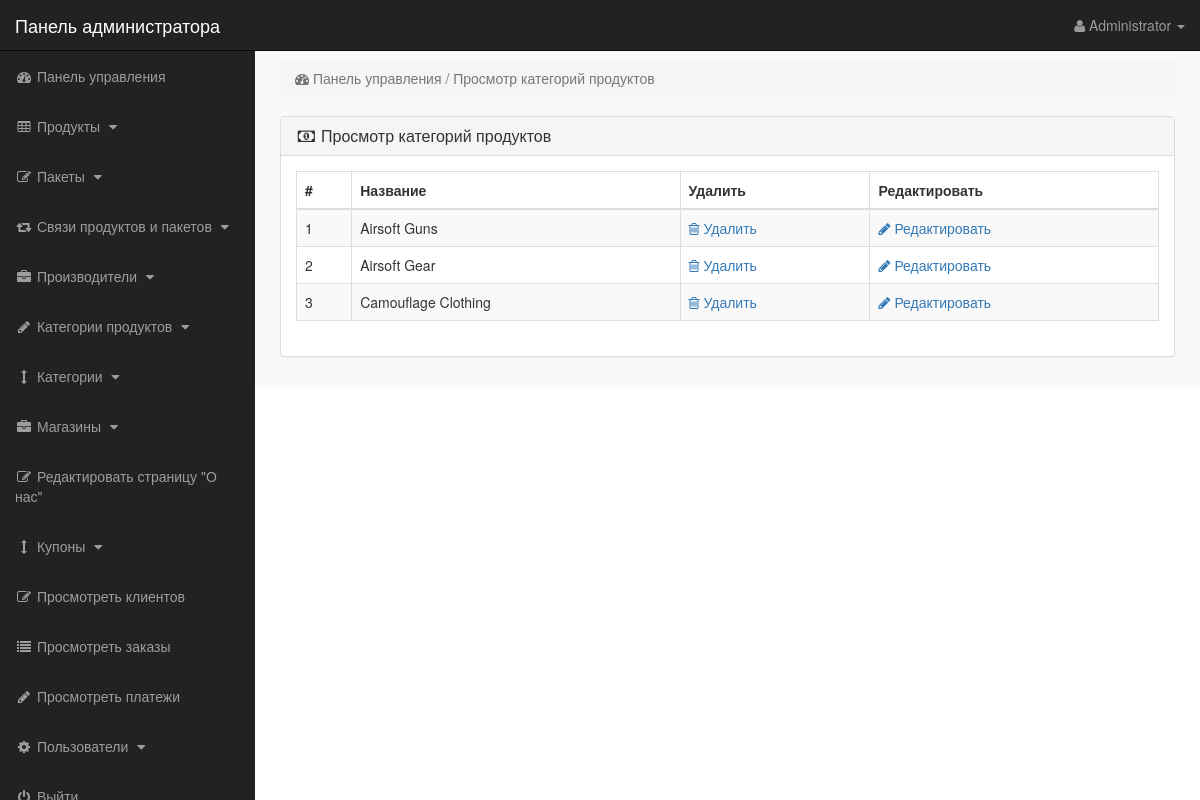
/admin_area/index.php?view_p_cats (signed in), run on the app's committed database.
### tables this page shows
CREATE TABLE `product_categories` (
  `p_cat_id` int(11) NOT NULL,
  `p_cat_title` varchar(255) NOT NULL,
  `p_cat_top` enum('yes','no') DEFAULT 'no'
);

### admin_area/view_p_cats.php (the view)
<?php
if (!isset($_SESSION['admin_email'])) {
    echo "<script>window.open('login.php','_self')</script>";
} else {
?>
<div class="row">
    <div class="col-lg-12">
        <ol class="breadcrumb">
            <li class="active">
                <i class="fa fa-dashboard"></i> Панель управления / Просмотр категорий продуктов
            </li>
        </ol>
    </div>
</div>
<div class="row">
    <div class="col-lg-12">
        <div class="panel panel-default">
            <div class="panel-heading">
                <h3 class="panel-title">
                    <i class="fa fa-money fa-fw"></i> Просмотр категорий продуктов
                </h3>
            </div>
            <div class="panel-body">
                <div class="table-responsive">
                    <table class="table table-bordered table-hover table-striped">
                        <thead>
                        <tr>
                            <th>#</th>
                            <th>Название</th>
                            <th>Удалить</th>
                            <th>Редактировать</th>
                        </tr>
                        </thead>
                        <tbody>
                        <?php
                        $i = 0;
                        $get_p_cats = "SELECT * FROM product_categories";
                        $run_p_cats = mysqli_query($con, $get_p_cats);
                        while ($row_p_cats = mysqli_fetch_array($run_p_cats)) {
                            $p_cat_id = $row_p_cats['p_cat_id'];
                            $p_cat_title = $row_p_cats['p_cat_title'];
                            $i++;
                        ?>
                            <tr>
                                <td><?php echo $i; ?></td>
                                <td><?php echo $p_cat_title; ?></td>
                                <td>
                                    <a href="index.php?delete_p_cat=<?php echo $p_cat_id; ?>">
                                        <i class="fa fa-trash-o"></i> Удалить
                                    </a>
                                </td>
                                <td>
                                    <a href="index.php?edit_p_cat=<?php echo $p_cat_id; ?>">
                                        <i class="fa fa-pencil"></i> Редактировать
                                    </a>
                                </td>
                            </tr>
                        <?php } ?>
                        </tbody>
                    </table>
                </div>
            </div>
        </div>
    </div>
</div>
<?php } ?>

### admin_area/includes/sidebar.php (shortened to what this page needs)
<?php
if (!isset($_SESSION['admin_email'])) {
    echo "<script>window.open('login.php','_self')</script>";
} else {
    ?>
    <nav class="navbar navbar-inverse navbar-fixed-top">
        <div class="navbar-header">
            <a class="navbar-brand" href="index.php?dashboard">Панель администратора</a>
        </div>
        <ul class="nav navbar-right top-nav">
            <li class="dropdown">
                <a href="#" class="dropdown-toggle" data-toggle="dropdown">
                    <i class="fa fa-user"></i>
                    <?php echo $admin_name; ?> <b class="caret"></b>
                </a>
            </li>
        </ul>
        <div class="collapse navbar-collapse navbar-ex1-collapse">
            <ul class="nav navbar-nav side-nav">
                <li>
                    <a href="index.php?dashboard">
                        <i class="fa fa-fw fa-dashboard"></i> Панель управления
                    </a>
                </li>
                <li>
                    <a href="#" data-toggle="collapse" data-target="#products">
                        <i class="fa fa-fw fa-table"></i> Продукты
                        <i class="fa fa-fw fa-caret-down"></i>
                    </a>
                </li>
                <li>
                    <a href="#" data-toggle="collapse" data-target="#bundles">
                        <i class="fa fa-fw fa-edit"></i> Пакеты
                        <i class="fa fa-fw fa-caret-down"></i>
                    </a>
                </li>
                <li>
                    <a href="#" data-toggle="collapse" data-target="#relations">
                        <i class="fa fa-fw fa-retweet"></i> Связи продуктов и пакетов
                        <i class="fa fa-fw fa-caret-down"></i>
                    </a>
                </li>
                <li>
                    <a href="#" data-toggle="collapse" data-target="#manufacturers">
                        <i class="fa fa-fw fa-briefcase"></i> Производители
                        <i class="fa fa-fw fa-caret-down"></i>
                    </a>
                </li>
                <li>
                    <a href="#" data-toggle="collapse" data-target="#p_cat">
                        <i class="fa fa-fw fa-pencil"></i> Категории продуктов
                        <i class="fa fa-fw fa-caret-down"></i>
                    </a>
                </li>
                <li>
                    <a href="#" data-toggle="collapse" data-target="#cat">
                        <i class="fa fa-fw fa-arrows-v"></i> Категории
                        <i class="fa fa-fw fa-caret-down"></i>
                    </a>
                </li>
                <li>
                    <a href="#" data-toggle="collapse" data-target="#store">
                        <i class="fa fa-fw fa-briefcase"></i> Магазины
                        <i class="fa fa-fw fa-caret-down"></i>
                    </a>
                </li>
                <li>
                    <a href="index.php?edit_about_us">
                        <i class="fa fa-fw fa-edit"></i> Редактировать страницу "О нас"
                    </a>
                </li>
                <li>
                    <a href="#" data-toggle="collapse" data-target="#coupons">
                        <i class="fa fa-fw fa-arrows-v"></i> Купоны
                        <i class="fa fa-fw fa-caret-down"></i>
                    </a>
                </li>
                <li>
                    <a href="index.php?view_customers">
                        <i class="fa fa-fw fa-edit"></i> Просмотреть клиентов
                    </a>
                </li>
                <li>
                    <a href="index.php?view_orders">
                        <i class="fa fa-fw fa-list"></i> Просмотреть заказы
                    </a>
                </li>
                <li>
                    <a href="index.php?view_payments">
                        <i class="fa fa-fw fa-pencil"></i> Просмотреть платежи
                    </a>
                </li>
                <li>
                    <a href="#" data-toggle="collapse" data-target="#users">
                        <i class="fa fa-fw fa-gear"></i> Пользователи
                        <i class="fa fa-fw fa-caret-down"></i>
                    </a>
                </li>
                <li>
                    <a href="logout.php">
                        <i class="fa fa-fw fa-power-off"></i> Выйти
                    </a>
                </li>
            </ul>
        </div>
    </nav>
<?php } ?>

### admin_area/css/style.css (style rules this page uses)
body { margin-top:100px; }
@media (min-width: 768px) { body { margin-top:50px; } }
.top-nav { padding:0 15px; }
.top-nav>li { display:inline-block; float:left; }
.top-nav>li>a { padding-top:15px; padding-bottom:15px; line-height:20px; color:#999; }
@media (min-width: 768px) { .side-nav { position:fixed; top:51px; width:255px; border-radius:0; overflow-y:auto; background-color: #222; bottom:0; overflow-x:hidden; padding-bottom:40px; } }
@media (min-width: 768px) { .side-nav>li>a { width:255px; } }
.panel-body { border-radius:5px; }

### data on the page
product_categories: p_cat_title "Airsoft Guns"
product_categories: p_cat_title "Airsoft Gear"
product_categories: p_cat_title "Camouflage Clothing"

### other printed values
$admin_name "Administrator"
